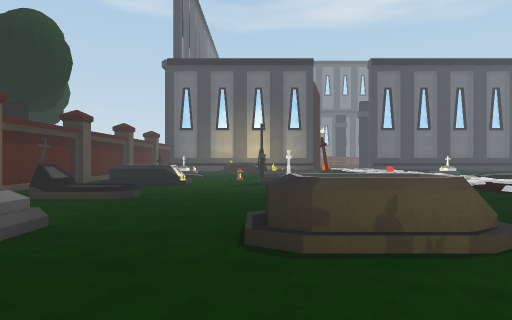
view 1 (above)

24 first-person views from a walk through a Unity game level. The camera is 1.5 m above the floor, looks level and sees 75° across. The floor is counted in squares, 2 m on a side. Each view is taken from the middle of a square. On the plan, view 1 faces up. The plan holds only what a view shows up to about 11 squares ahead; the rest is blank. The place goes on beyond the plan. The player is left out.

view 2
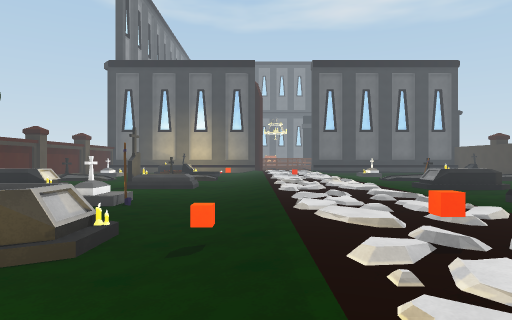

view 3
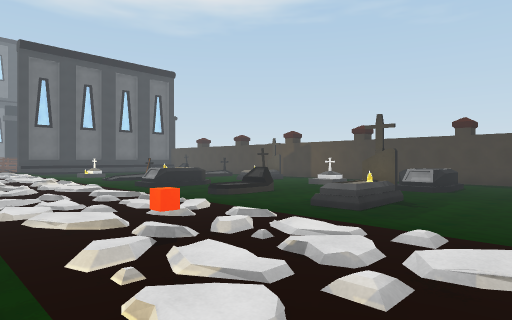

view 4
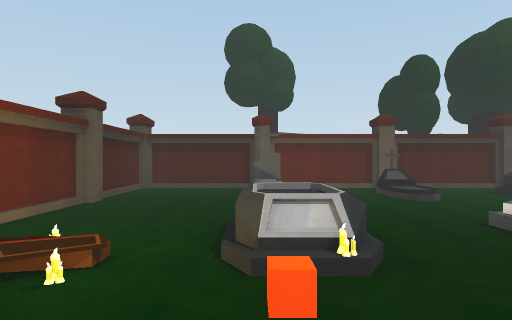

view 5
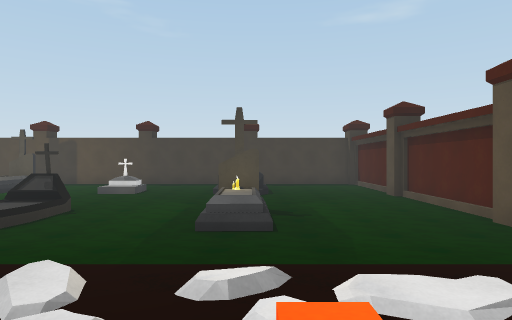

view 6
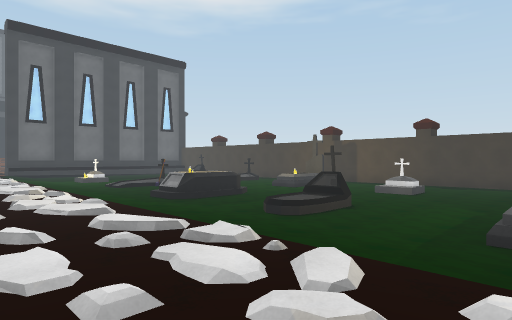

view 7
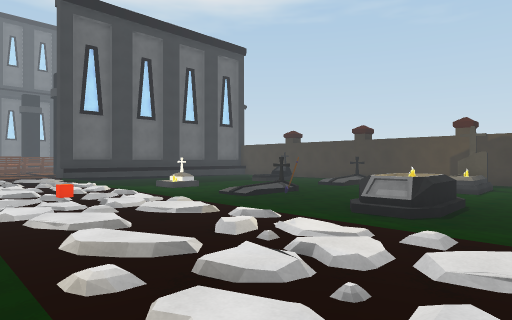

view 8
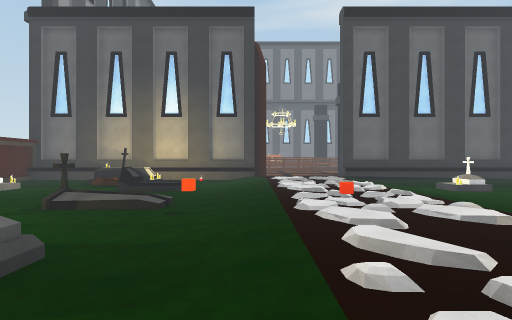

view 9
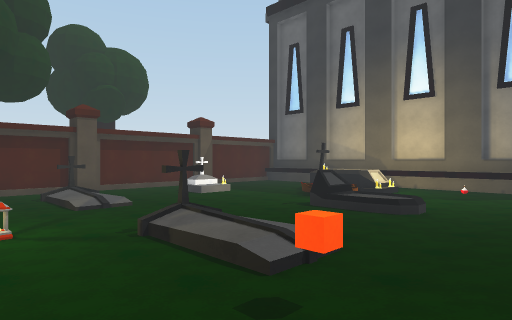

view 10
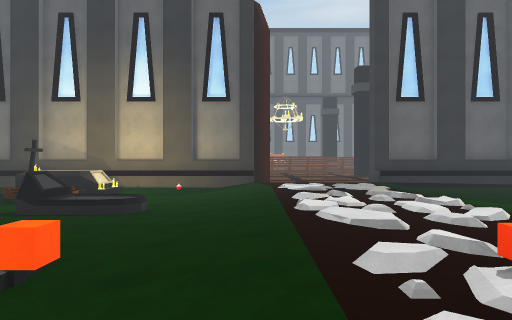

view 11
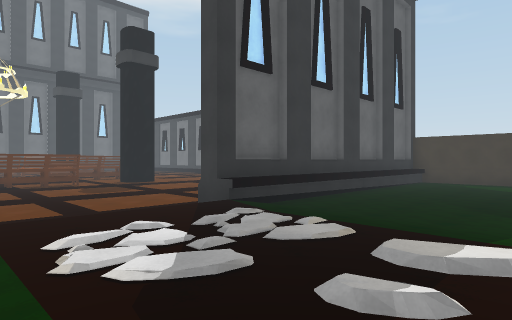

view 12
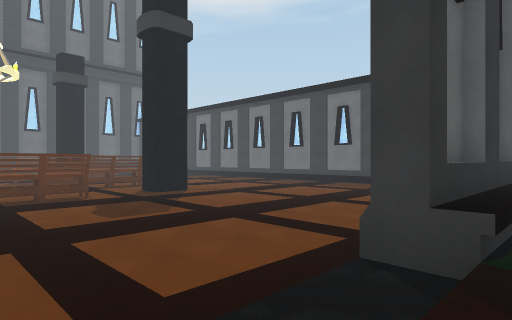

view 13
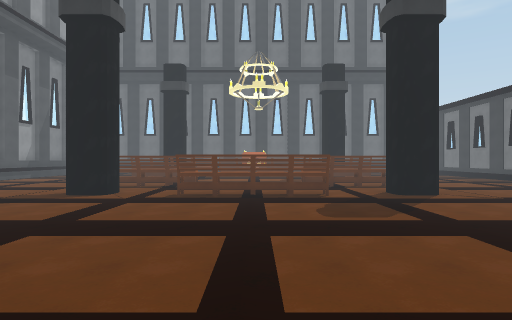

view 14
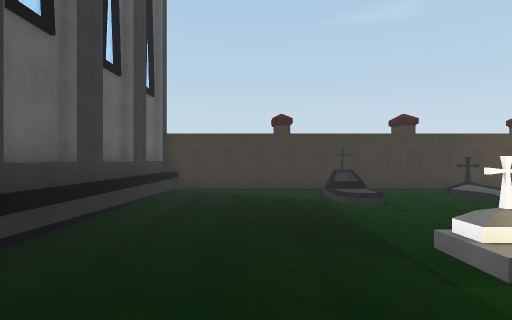

view 15
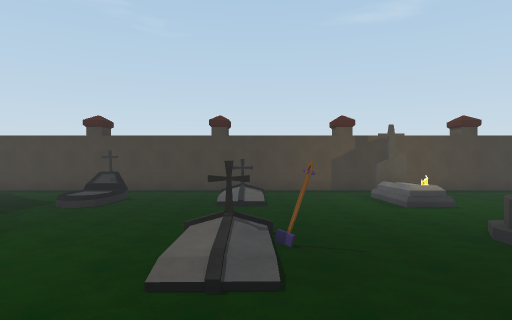

view 16
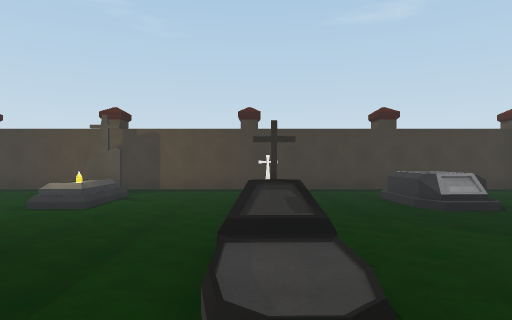

view 17
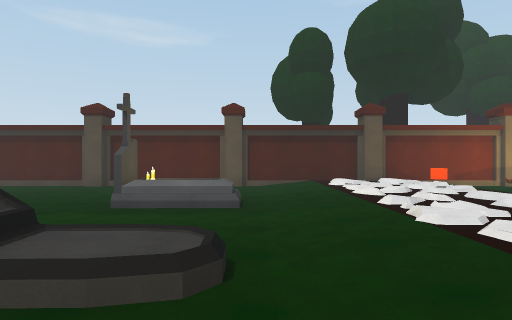

view 18
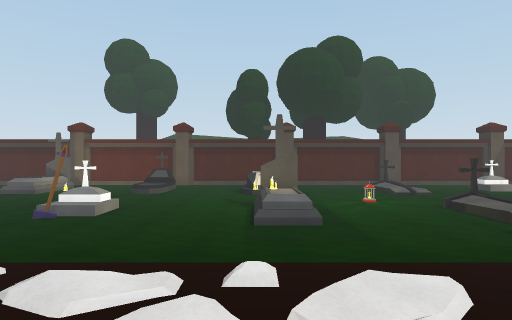

view 19
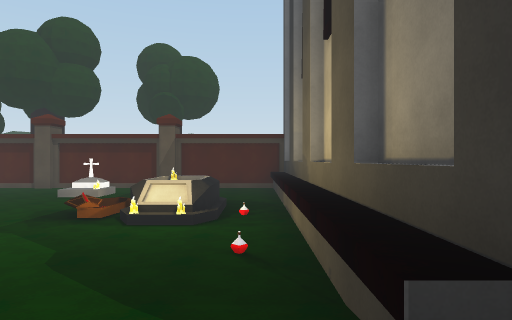

view 20
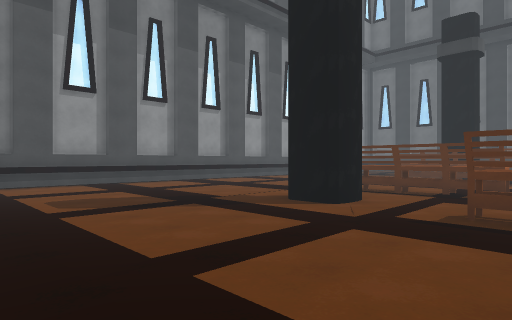

view 21
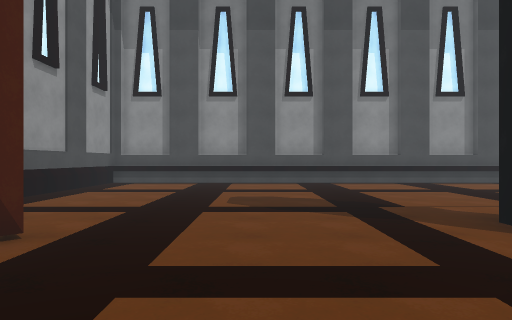

view 22
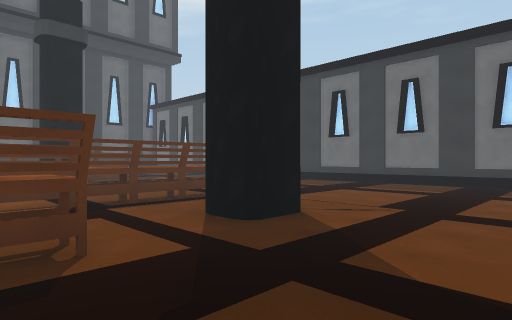

view 23
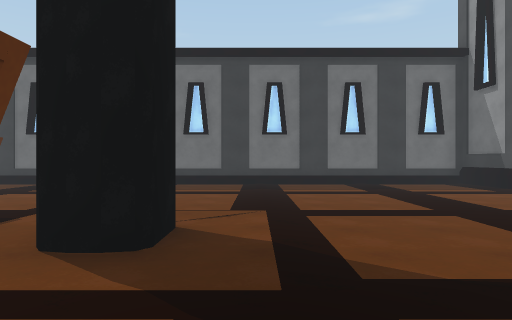

view 24
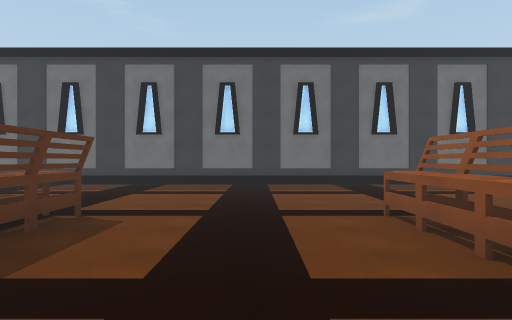

### Floor plan
Key: @ floor where view 1 was taken; # wall or solid block; . main floor; : floor 0.25 m higher than the main floor; + floor 0.5 m higher than the main floor; / step, stairs or slope; = window, fence, low wall or low ledge; ^ raised ledge; S shovel; C red cube; F coffin; L flask; A lantern; O other object.
Columns run from 6 left of view 1 to 18 right of it. Each row starts with its distance up from view 1.
 44                         #
 43                       ..#
 42                      ...#
 41                     ....#
 40                     ....#
 39         ^^    OOOO......#
 38                .........#
 37                .........#
 36 #      ...   . .........#
 35 #.     ...    ..........#
 34 #....  ^^^^   OOOO......#
 33 #.........   ...........#
 32 #...... #.......# ......#
 31 #......##.^=#=^.##......#
 30 #.......................#
 29 #.......................#
 28 #.......................#
 27 #.......................#
 26 #.......................#
 25 #.......# ..............#
 24 #......    ......    ...#
 23 ###########...###########
 22 #....O..L./:::/.........#
 21 #...OOO...:==//.........#
 20 # ...OO...:////.........#
 19 # ...F/...:://:.........#
 18 #.O...O+..:///:.O...++O.#
 17 #.........:+://.O.......#
 16 #.........:///:.........#
 15 #.///.. /.:://:.//..///.#
 14 #.O//.O//C:=C//./O..//O.#
 13 #....A....:=+/:..S......#
 12 # ........//:::.........#
 11 #.OO..O//.:/:/:/OO....O.#
 10 #.OO..O//.:==///OO..++..#
  9 #.........:==//.........#
  8 #.........:=:/:.........#
  7 #.O+...S..:::::/+O../O..#
  6 #......O..:::/:.........#
  5 # ........:+///.........#
  4 # O....OO.:+:/:.//..OO..#
  3 # OO..OOOC::C=:./O..OO .#
  2 #.........:::+/.........#
  1 #.........:+///.........#
  0 #.....@..F:  //.........#
 -1 #########################

Where each view was taken, in squares from view 1:
view 1: 0 up, 0 right, facing up
view 2: 0 up, 4 right, facing up
view 3: 0 up, 4 right, facing up-right
view 4: 3 up, 5 right, facing left
view 5: 3 up, 5 right, facing right
view 6: 3 up, 5 right, facing up-right
view 7: 8 up, 4 right, facing up-right
view 8: 8 up, 4 right, facing up
view 9: 12 up, 4 right, facing up-left
view 10: 12 up, 4 right, facing up
view 11: 18 up, 4 right, facing up-right
view 12: 22 up, 5 right, facing up-right
view 13: 22 up, 6 right, facing up
view 14: 20 up, 7 right, facing right
view 15: 14 up, 7 right, facing right
view 16: 7 up, 8 right, facing right
view 17: 9 up, 9 right, facing down
view 18: 10 up, 7 right, facing left
view 19: 22 up, 5 right, facing left
view 20: 26 up, 5 right, facing up-left
view 21: 28 up, 5 right, facing left
view 22: 28 up, 7 right, facing up-right
view 23: 30 up, 7 right, facing right
view 24: 36 up, 7 right, facing right
